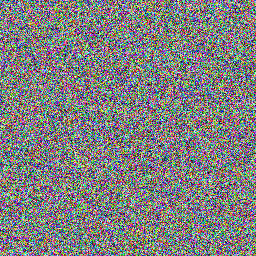
Frame 1 (no input)
Frame 60 (the mouse pressed at the canvas centre just before this capture): identical to frame 1, image omitted
Frame 120 (the mouse held since frame 60 and released just before this capture): identical to frame 1, image omitted

The Processing sketch that drew this single still picture (run headless with seeded random() and noise(); from frame 60 on, the mouse is pressed at the canvas centre):

// Processing sketch: Black_to_red
// ── Black_to_red.pde
//James McGuigan
void setup()
{
  size(256, 256);
  frameRate(60);
  
    for (int x =0;x<width;x++)
  {
    for (int y = 0; y<height; y++)
    {
      float r = random(256);
      float g = random(256);
      float b = random(256);
      set(y,x,color(r,g,b));
    }
  //  set (x,y,color(255,0,0))
    
}
}
void draw()
{
  //background(255);
  
  //for (int x =0;x<width;x+=2)
  //{
    //for (int y = 0; y<height; y+=2)
    //{
      //float r = map(x,0,width,0,255);
      //fill( r, 0,0);
      //rect(y,x,2,2);
    //}
  //}
}

// ── sketch2.pde


void setup2()
{
  size(600, 600);
  frameRate(60);
}

void draw2()
{
  background(255);
  
  for (int x =0;x<width;x+=2)
  {
    for (int y = 0; y<height; y+=2)
    {
      float r = map(x,0,width,0,255);
      fill( r, 0,0);
      rect(x,y,2,2);
    }
  }
}
